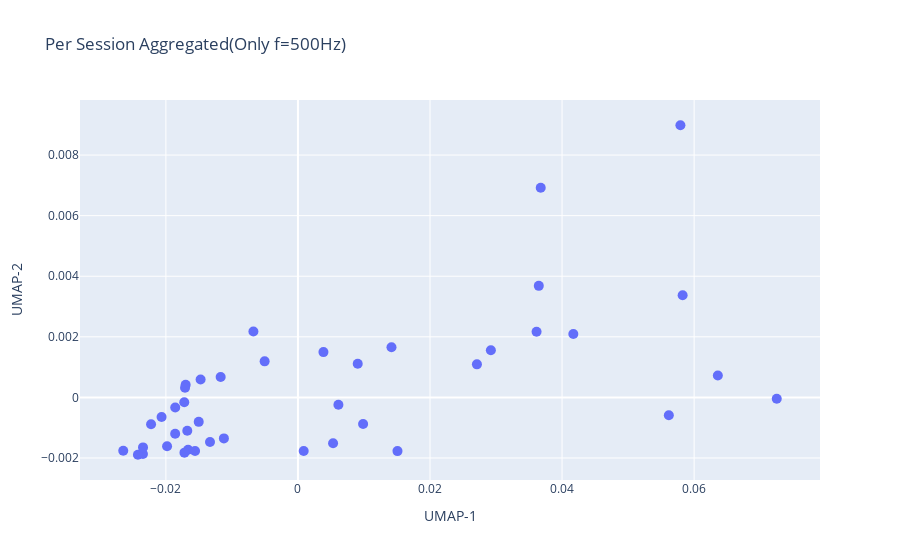

The cell this chart's notebook holds for it:
### Code cell
train_emb, train_y, train_grp = load_dataset(split_df, _, feature_path, "train", model_type)
val_emb, val_y, val_grp = load_dataset(split_df, _, feature_path, "val", model_type)
test_emb, test_y, test_grp = load_dataset(split_df, _, feature_path, "test", model_type)
imp_emb, imp_y, imp_grp = load_dataset(split_df, _, feature_path, "impostor", model_type)

train_emb = torch.from_numpy(train_emb).float()
val_emb = torch.from_numpy(val_emb).float()
test_emb = torch.from_numpy(test_emb).float()
imp_emb = torch.from_numpy(imp_emb).float()

train_emb, val_emb, test_emb, imp_emb = z_score(train_emb, val_emb, test_emb, imp_emb)

freq = 0

emb_train_ses, y_train_ses, train_grp = aggregate_by_session_per_freq(train_emb, train_y, train_grp, train_freq, freq)    
emb_val_ses, y_val_ses, val_grp = aggregate_by_session_per_freq(val_emb, val_y, val_grp, val_freq, freq)
emb_test_ses, y_test_ses, test_grp = aggregate_by_session_per_freq(test_emb, test_y, test_grp, test_freq, freq)
emb_imp_ses, y_imp_ses, imp_grp = aggregate_by_session_per_freq(imp_emb, imp_y, imp_grp, imp_freq, freq)

group = []
for i, j in zip(y_train_ses, train_grp):
    if int(i) < 10:
        group.append(f"user_0{i}_session_{j}")
    else:
        group.append(f"user_{i}_session_{j}")
train_grp = np.array(group)

group = []
for i, j in zip(y_val_ses, val_grp):
    if int(i) < 10:
        group.append(f"user_0{i}_session_{j}")
    else:
        group.append(f"user_{i}_session_{j}")
val_grp = np.array(group)

group = []
for i, j in zip(y_test_ses, test_grp):
    if int(i) < 10:
        group.append(f"user_0{i}_session_{j}")
    else:
        group.append(f"user_{i}_session_{j}")
test_grp = np.array(group)

group = []
for i, j in zip(y_imp_ses, imp_grp):
    if int(i) < 10:
        group.append(f"user_0{i}_session_{j}")
    else:
        group.append(f"user_{i}_session_{j}")
imp_grp = np.array(group)

all_emb = torch.cat([emb_train_ses, emb_val_ses, emb_test_ses, emb_imp_ses], dim = 0)
all_users = np.concatenate([y_train_ses, y_val_ses, y_test_ses, y_imp_ses],axis = 0)
all_sessions = np.concatenate([train_grp, val_grp, test_grp, imp_grp], axis = 0)

import umap

umap_model = umap.UMAP(
    n_neighbors = 15,
    min_dist = 0.1,
    n_components = 2,
    metric = "cosine",   
    random_state = 19
)

umap_model.fit_transform(emb_train_ses)
emb_u = umap_model.transform(all_emb)

import matplotlib.pyplot as plt
import plotly.graph_objects as go

fig = go.Figure(
    data = go.Scatter(
        x = all_emb[:, 0], 
        y = all_emb[:, 1],
        mode = "markers",
        marker = dict(size = 10),
        text = all_sessions,         
        hoverinfo = "text"
    )
)

fig.update_layout(
    title = "Per Session Aggregated(Only f=500Hz)",
    xaxis_title = "UMAP-1",
    yaxis_title = "UMAP-2",
)

fig.show()

### Figure 1 — Plotly figure (JSON) as saved in the notebook; plotly's stock layout.template omitted (floating-point values rounded to 4 significant figures)
{"data": [{"hoverinfo": "text", "marker": {"size": 10}, "mode": "markers", "text": ["user_18_session_3", "user_18_session_2", "user_08_session_6", "user_08_session_2", "user_11_session_2", "user_11_session_3", "user_12_session_2", "user_12_session_3", "user_14_session_1", "user_03_session_1", "user_07_session_1", "user_07_session_3", "user_14_session_2", "user_03_session_2", "user_08_session_1", "user_18_session_4", "user_11_session_4", "user_12_session_1", "user_03_session_3", "user_14_session_3", "user_07_session_2", "user_08_session_4", "user_18_session_1", "user_11_session_1", "user_12_session_4", "user_14_session_4", "user_03_session_4", "user_07_session_4", "user_08_session_5", "user_08_session_3", "user_02_session_1", "user_15_session_1", "user_02_session_2", "user_15_session_2", "user_05_session_2", "user_05_session_1", "user_13_session_2", "user_04_session_2", "user_13_session_1", "user_04_session_1", "user_10_session_1", "user_10_session_2"], "type": "scatter", "x": [-0.006746, -0.01858, 0.01417, 0.03614, 0.003862, -0.01859, -0.017, 0.05617, 0.009869, -0.01663, -0.01719, -0.01982, -0.01676, -0.01121, 0.05793, -0.01474, -0.01503, -0.02065, -0.01332, 0.0008723, -0.02347, 0.06359, -0.005045, -0.0117, 0.07252, 0.01508, -0.01558, -0.02424, 0.03677, 0.04171, -0.0171, 0.03648, -0.02646, 0.009056, 0.05826, 0.006129, -0.02346, -0.01721, 0.005322, -0.02224, 0.02922, 0.02711], "y": [0.002175, -0.0003312, 0.001657, 0.002167, 0.001496, -0.001198, 0.0004162, -0.0005885, -0.0008749, -0.001725, -0.001823, -0.00161, -0.001098, -0.001352, 0.008984, 0.0005914, -0.0008074, -0.0006468, -0.00147, -0.001769, -0.001866, 0.000725, 0.00119, 0.0006713, -4.684e-05, -0.001773, -0.001771, -0.001893, 0.006923, 0.002092, 0.0003193, 0.003682, -0.001761, 0.001114, 0.003372, -0.0002444, -0.00165, -0.0001583, -0.001512, -0.0008866, 0.001556, 0.001091]}], "layout": {"title": {"text": "Per Session Aggregated(Only f=500Hz)"}, "xaxis": {"title": {"text": "UMAP-1"}}, "yaxis": {"title": {"text": "UMAP-2"}}}}
